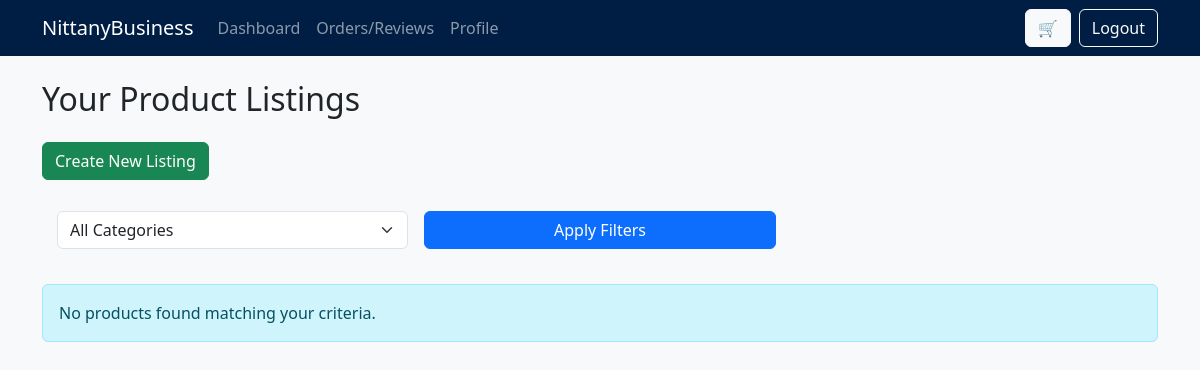
Page /productListings (signed in) on the earlier database version.
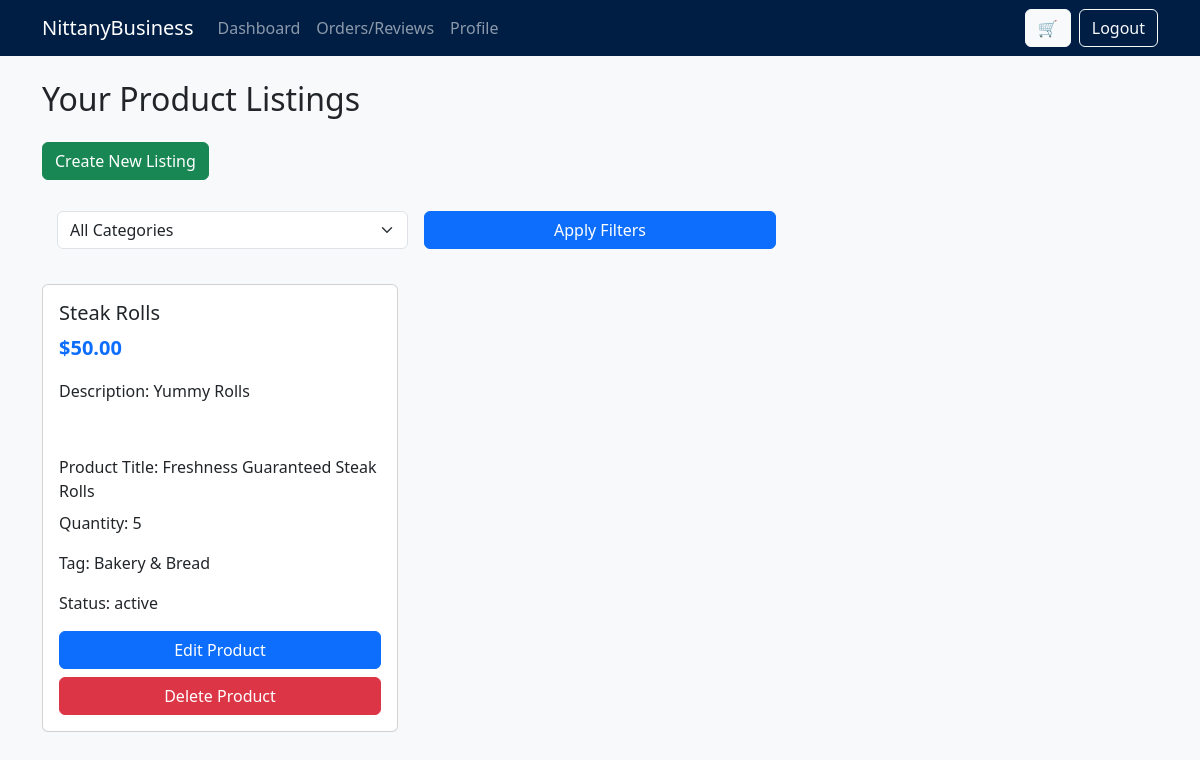
Same page on the later database version.
### tables this page shows
CREATE TABLE ProductListings (
            seller_email TEXT,
            listing_id INTEGER,
            category TEXT NOT NULL,
            product_title TEXT NOT NULL,
            product_name TEXT NOT NULL,
            product_description TEXT NOT NULL,
            quantity INTEGER NOT NULL,
            product_price INTEGER NOT NULL,
            status INTEGER NOT NULL,
            PRIMARY KEY (seller_email, listing_id),
            FOREIGN KEY (seller_email) REFERENCES Sellers (email) ON UPDATE CASCADE,
            FOREIGN KEY (category) REFERENCES Categories (category_name)
        );

### V1/nittany-business/app.py (the view)
@app.route('/productListings', methods=['GET', 'POST'])
def productListings():
    connection = sql.connect(DATABASE)
    cursor = connection.cursor()
    user = session['user']
    selected_category = request.args.get('category')
    sellerEmail = session['user']['id']
    message, success = None, False
    flashed = get_flashed_messages(with_categories=True)
    if flashed:
        success, message = flashed[0]
    if selected_category:
        cursor.execute(f'''
        WITH RECURSIVE subcategories(category_name) AS (
            SELECT category_name
            FROM Categories
            WHERE category_name = ?

            UNION ALL

            SELECT c.category_name
            FROM Categories c
            INNER JOIN subcategories s ON c.parent_category = s.category_name
        )
        SELECT * FROM ProductListings
        WHERE category IN (SELECT category_name FROM subcategories)
        AND Seller_Email = ?
        AND Status !=2
        ''', (selected_category, sellerEmail))
    else: # select every listing
        cursor.execute('''
        SELECT * FROM ProductListings
        WHERE Seller_Email = ?
        AND Status != 2
        ''', (sellerEmail,))
    attributes = ['seller_email', 'id', 'category', 'title', 'name', 'description', 'quantity', 'price', 'status']
    products = [dict(zip(attributes, row)) for row in cursor.fetchall()]
    for product in products:
        cursor.execute('''
            SELECT (business_name)
            FROM Sellers S
            WHERE S.email = ?
        ''', (product['seller_email'],))
        product['seller_name'] = cursor.fetchone()[0]
    if (selected_category):
        cursor.execute('''
            SELECT (category_name)
            FROM Categories
            WHERE parent_category=?
            UNION
            SELECT (category_name)
            FROM Categories
            WHERE category_name=?
            ''', (selected_category,selected_category))
    else: # pick all categories
        cursor.execute('''SELECT (category_name)
            FROM Categories
            WHERE parent_category = ?''', ("Root",))
    categories = [row[0] for row in cursor.fetchall()]
    return render_template('productListings.html',
                          products=products,
                          categories=categories,
                          selected_category = selected_category,
                          message=message,
                          success=success,
                          user=user
                          )

### V1/nittany-business/templates/productListings.html (shortened to what this page needs)
<!DOCTYPE html>
<html lang="en">
<head>
    <link href="https://cdn.jsdelivr.net/npm/bootstrap@5.3.0/dist/css/bootstrap.min.css" rel="stylesheet">
    <link rel="stylesheet" href="{{ url_for('static', filename='css/styles.css') }}">
</head>
<body>
    {% include 'navbar.html' %}
    <div class="container mt-4">
        <h2 class="mb-4">Your Product Listings</h2>
        <div class="mb-3">
            <a href="{{ url_for('createProductListing') }}" class="btn btn-success">Create New Listing</a>
        </div>
        <div class="filters">
            <form method="GET" action="{{ url_for('productListings') }}" class="row g-3">
                <div class="col-md-4">
                    <select class="form-select" name="category">
                        <option value="">All Categories</option>
                    </select>
                </div>
                <div class="col-md-4">
                    <button type="submit" class="btn btn-primary w-100">Apply Filters</button>
                </div>
            </form>
        </div>
        <div class="row row-cols-1 row-cols-md-3 g-4">
            {% for product in products %}
            <div class="col">
                <div class="card product-card">
                    <div class="card-body">
                        <h5 class="card-title">{{ product.name }}</h5>
                        <p class="product-price">
                            ${{ "%.2f"|format(product.price|string|replace(",", "")|replace("$", "")|float) }}
                          </p>
                        <p class="card-text product-description">Description: {{ product.description }}</p>
                        <p class="card-title">Product Title: {{ product.title }}</p>
                        <p class="tag">Quantity: {{ product.quantity }}</p>
                        <p class="tag">Tag: {{product.category }}</p>
                        <p class="tag">Status: {{ "active" if product.status == 1 else "inactive" }}</p>
                        <div class="d-grid gap-2">
                            <div class="d-grid gap-2">
                                <a href="{{ url_for('editProductListing', productID=product.id) }}" class="btn btn-primary w-100">Edit Product</a>
                            </div>
                            <div class="d-grid gap-2">
                                <a href="{{ url_for('deleteProductListing', productID=product.id) }}" class="btn btn-danger w-100">Delete Product</a>
                            </div>
                        </div>
                    </div>
                </div>
            </div>
            {% endfor %}
        </div>
        {% if not products %}
        <div class="alert alert-info mt-4">
            No products found matching your criteria.
        </div>
        {% endif %}
    </div>
</body>
</html>

Differences in the rows shown:
now on this page (row edited): ProductListings: name "Steak Rolls", product_price "50.00", description "Yummy Rolls", title "Freshness Guaranteed Steak Rolls", category "Bakery & Bread"
Other differences:
new list line: "$ Description: Product Title: Quantity: 5 Tag: Status: active Edit Product Delete Product"
text no longer shown: "No products found matching your criteria."
